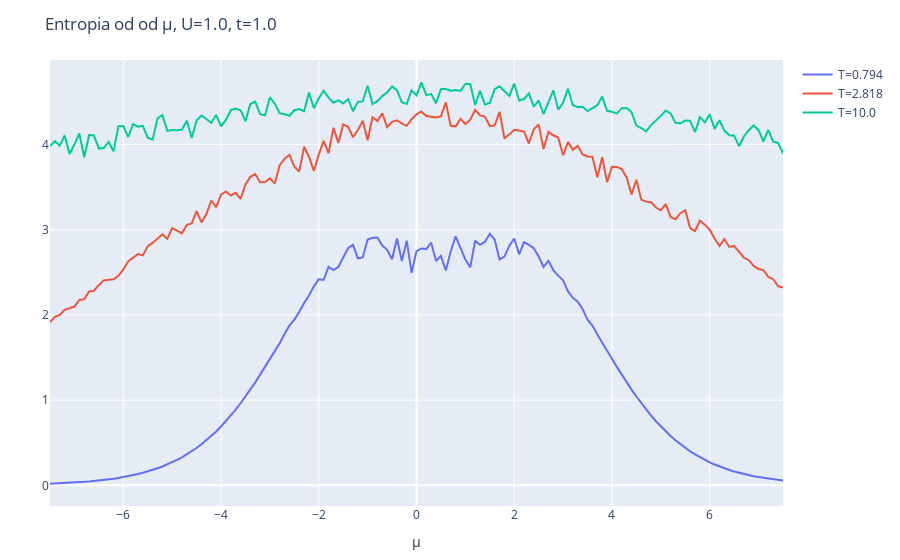

Notebook source saved alongside this figure:
### Markdown cell above
Entropia:

### Code cell
y_vals = entropy_vals

layout = Layout(
    title="Entropia od od μ, U=$U, t=$t",
    xaxis_title="μ",
    yaxis_title="",
)
plot([scatter(x=chem_potentials, y=yval, name="T=$t") for (yval, t) in zip(y_vals, temp_range)], layout)

### Figure 1 — Plotly figure (JSON) as saved in the notebook; plotly's stock layout.template omitted (floating-point values rounded to 4 significant figures; data arrays with more than 128 entries replaced by an {"elided": "..."} marker saying what was removed)
{"data": [{"name": "T=0.794", "type": "scatter", "x": {"elided": "151 float values"}, "y": {"elided": "151 float values"}}, {"name": "T=2.818", "type": "scatter", "x": {"elided": "151 float values"}, "y": {"elided": "151 float values"}}, {"name": "T=10.0", "type": "scatter", "x": {"elided": "151 float values"}, "y": {"elided": "151 float values"}}], "layout": {"margin": {"b": 50, "l": 50, "r": 50, "t": 60}, "title": "Entropia od od μ, U=1.0, t=1.0", "xaxis": {"title": {"text": "μ"}}, "yaxis": {"title": {"text": ""}}}}
